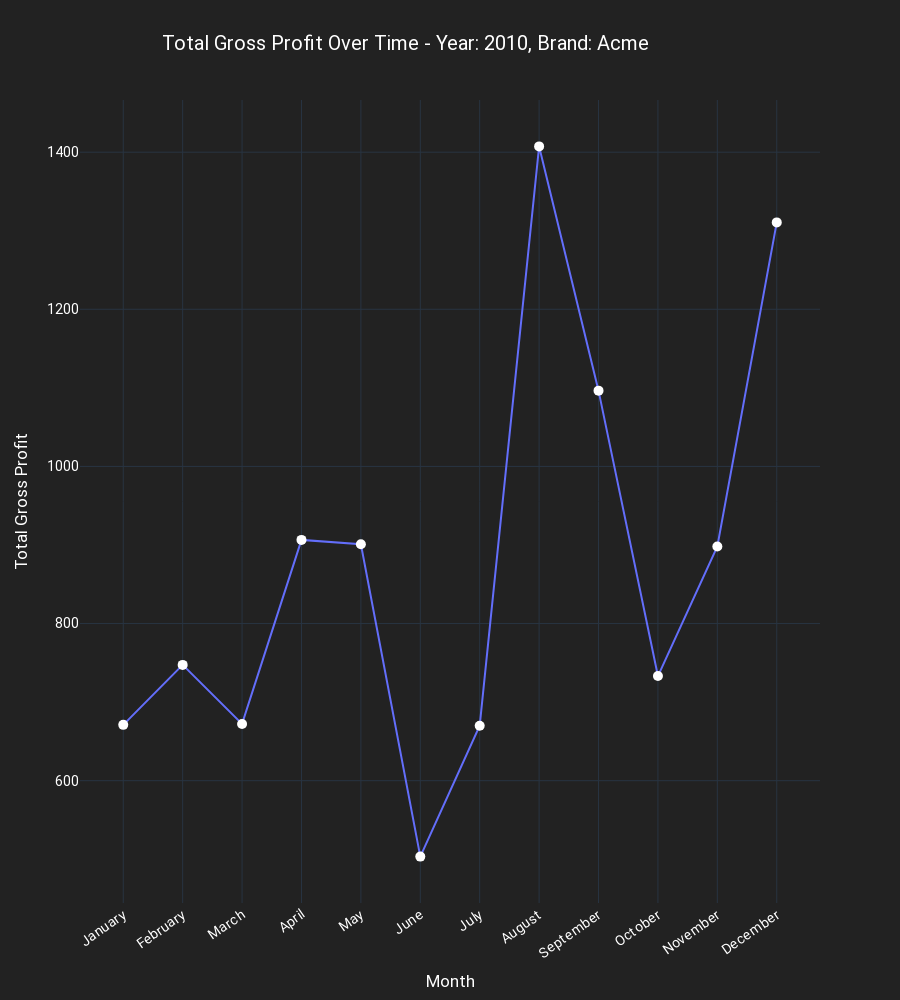

The code cell stored with this chart in its notebook:
### Markdown cell above
## Total Gross Profit Over Time

### Code cell
# Define the order of months
month_order = ['January', 'February', 'March', 'April', 'May', 'June', 'July', 'August', 'September', 'October', 'November', 'December']

# Filter data for a specific year, brand, and discounted status
filtered_df = df[(df['ORDER_YEAR'] == 2010) & (df['BRAND_NAME'] == 'Acme') & (df['IS_DISCOUNTED'] == True)]

# Extract dynamic Year and Brand_name
year_value = filtered_df['ORDER_YEAR'].iloc[0]
brand_name_value = filtered_df['BRAND_NAME'].iloc[0]

# Group by 'ORDER_MONTH_NAME' and sum the 'GROSS_PROFIT_DISCOUNTED_UNIT_AMOUNT'
grouped_df = filtered_df.groupby('ORDER_MONTH_NAME')['GROSS_PROFIT_DISCOUNTED_UNIT_AMOUNT'].sum().reset_index()

# Convert 'ORDER_MONTH_NAME' to categorical with the defined order
grouped_df['ORDER_MONTH_NAME'] = pd.Categorical(grouped_df['ORDER_MONTH_NAME'], categories=month_order, ordered=True)

# Sort the DataFrame based on the categorical order
grouped_df = grouped_df.sort_values('ORDER_MONTH_NAME')

# Create a Line chart using Plotly
fig = px.line(grouped_df, x='ORDER_MONTH_NAME', y='GROSS_PROFIT_DISCOUNTED_UNIT_AMOUNT',
              title=f'Total Gross Profit Over Time - Year: {year_value}, Brand: {brand_name_value}',
              labels={'ORDER_MONTH_NAME': 'Month', 'GROSS_PROFIT_DISCOUNTED_UNIT_AMOUNT': 'Total Gross Profit'},
              height=1000, width=900,
              line_shape='linear', render_mode='auto'
              )

# Add dots on each line for each month
fig.update_traces(mode='markers+lines', marker=dict(size=10))

# Customize layout
fig.update_layout(
    font=dict(family='Roboto', size=14, color='white'),
    plot_bgcolor='#222222',
    paper_bgcolor='#222222',
    template="plotly_dark",
    title_x=0.45,
    xaxis_tickangle=-35,
    hoverlabel=dict(font=dict(family='Roboto', size=16, color='Black')),
)

# Update traces to customize hover template
fig.update_traces(
    hovertemplate=f"<br>".join([
        # f"Year: {year_value}",
        # f"Brand: {brand_name_value}",
        "Month: <b>%{x}</b>",
        "<b><span style='text-decoration: underline; color: red;'>Total Gross Profit per Month:</span> $%{y:,.0f}</b>",
    ]),
)

# Set the font color to black for the total transaction amount
fig.update_traces(marker=dict(color='White'))

# Show the plot
fig.show()

### Figure 1 — Plotly figure (JSON) as saved in the notebook; plotly's stock layout.template omitted (floating-point values rounded to 4 significant figures)
{"data": [{"hovertemplate": "Month: <b>%{x}</b><br><b><span style='text-decoration: underline; color: red;'>Total Gross Profit per Month:</span> $%{y:,.0f}</b>", "legendgroup": "", "line": {"color": "#636efa", "dash": "solid", "shape": "linear"}, "marker": {"color": "White", "size": 10, "symbol": "circle"}, "mode": "markers+lines", "name": "", "orientation": "v", "showlegend": false, "type": "scatter", "x": ["January", "February", "March", "April", "May", "June", "July", "August", "September", "October", "November", "December"], "xaxis": "x", "y": [671.0, 747.4, 672.2, 906.5, 901.0, 503.4, 670.0, 1407.0, 1096.0, 733.1, 898.0, 1311.0], "yaxis": "y"}], "layout": {"font": {"color": "white", "family": "Roboto", "size": 14}, "height": 1000, "hoverlabel": {"font": {"color": "Black", "family": "Roboto", "size": 16}}, "legend": {"tracegroupgap": 0}, "paper_bgcolor": "#222222", "plot_bgcolor": "#222222", "title": {"text": "Total Gross Profit Over Time - Year: 2010, Brand: Acme", "x": 0.45}, "width": 900, "xaxis": {"anchor": "y", "domain": [0, 1], "tickangle": -35, "title": {"text": "Month"}}, "yaxis": {"anchor": "x", "domain": [0, 1], "title": {"text": "Total Gross Profit"}}}}
